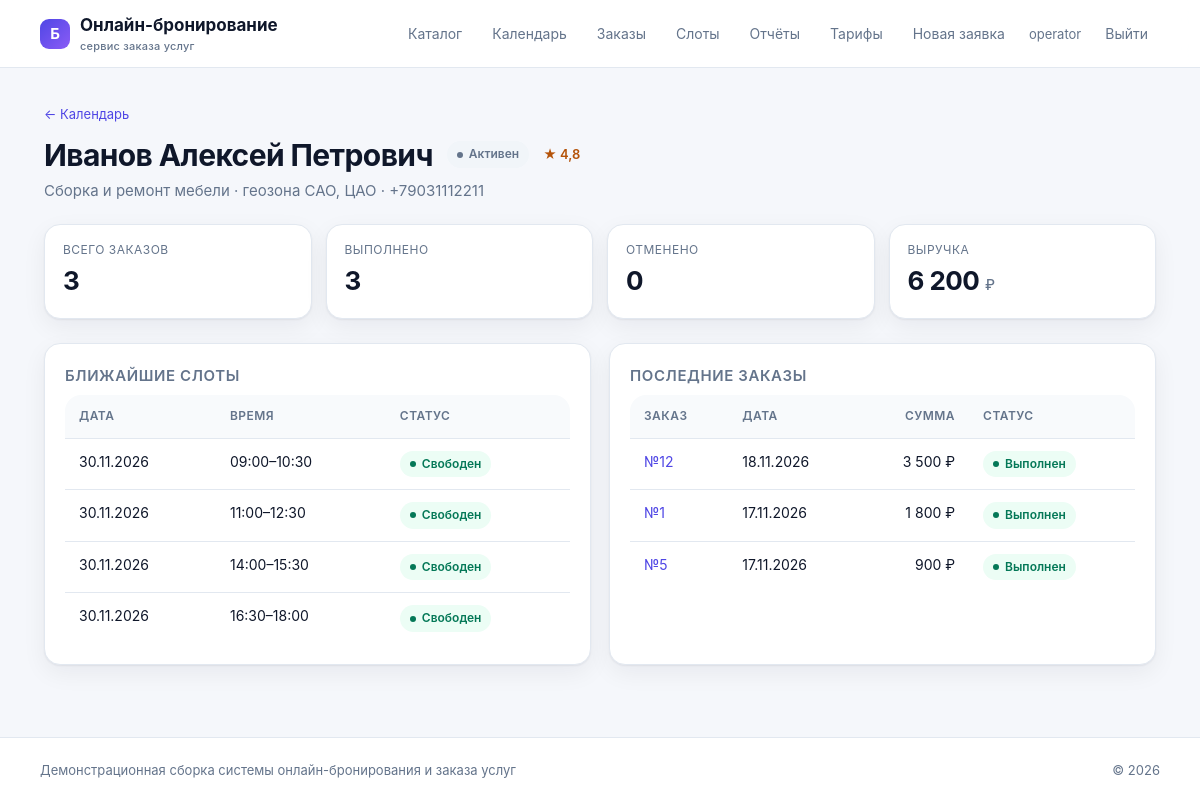
/operator/executors/1/ (signed in), run on the app's committed database.
### apps/booking/models.py (models this page shows, shortened)
class TimeStampedModel(models.Model):
    created_at = models.DateTimeField("Создано", auto_now_add=True)
    updated_at = models.DateTimeField("Изменено", auto_now=True)
    class Meta:
        abstract = True

class Executor(TimeStampedModel):
    class Status(models.TextChoices):
        ACTIVE = "active", "Активен"
        SUSPENDED = "suspended", "Приостановлен"
        BLOCKED = "blocked", "Заблокирован"
    full_name = models.CharField("ФИО", max_length=120)
    phone = models.CharField("Телефон", max_length=12)
    qualification = models.CharField("Квалификация", max_length=120)
    geo_zone = models.CharField("Геозона", max_length=120)
    rating = models.DecimalField("Рейтинг", max_digits=2, decimal_places=1, default=5.0,
                                 validators=[MinValueValidator(0), MaxValueValidator(5)])
    status = models.CharField("Статус", max_length=16, choices=Status.choices,
                              default=Status.ACTIVE)
    class Meta:
        db_table = "executors"
        verbose_name = "Исполнитель"
        verbose_name_plural = "Исполнители"

class Slot(TimeStampedModel):
    class Status(models.TextChoices):
        FREE = "free", "Свободен"
        BLOCKED = "blocked", "Заблокирован"
        BUSY = "busy", "Занят"
        CANCELLED = "cancelled", "Отменён"
    executor = models.ForeignKey(Executor, on_delete=models.CASCADE, related_name="slots",
                                 verbose_name="Исполнитель")
    date = models.DateField("Дата")
    time_from = models.TimeField("Начало")
    time_to = models.TimeField("Окончание")
    status = models.CharField("Статус", max_length=16, choices=Status.choices,
                              default=Status.FREE)
    blocked_until = models.DateTimeField("Блокировка до", null=True, blank=True)
    class Meta:
        db_table = "slots"
        ordering = ("date", "time_from")
        indexes = [models.Index(fields=["executor", "date"])]
        verbose_name = "Слот"
        verbose_name_plural = "Слоты"

class Order(TimeStampedModel):
    class Status(models.TextChoices):
        NEW = "new", "Новый"
        CONFIRMED = "confirmed", "Подтверждён"
        DONE = "done", "Выполнен"
        CANCELLED = "cancelled", "Отменён"
    client = models.ForeignKey(Client, on_delete=models.PROTECT, related_name="orders",
                               verbose_name="Клиент")
    executor = models.ForeignKey(Executor, on_delete=models.PROTECT, related_name="orders",
                                 verbose_name="Исполнитель")
    slot = models.ForeignKey(Slot, on_delete=models.PROTECT, related_name="orders",
                              verbose_name="Слот")
    status = models.CharField("Статус", max_length=16, choices=Status.choices,
                              default=Status.NEW)
    total_sum = models.DecimalField("Сумма", max_digits=10, decimal_places=2, default=0)
    payment_method = models.CharField("Способ оплаты", max_length=20, default="card")
    class Meta:
        db_table = "orders"
        ordering = ("-created_at",)
        indexes = [models.Index(fields=["status", "created_at"])]
        verbose_name = "Заказ"
        verbose_name_plural = "Заказы"

### apps/booking/views_console.py (the view)
# urls.py: path("operator/executors/<int:executor_id>/", views_console.executor_detail,
@login_required
def executor_detail(request, executor_id):
    executor = get_object_or_404(Executor, pk=executor_id)
    orders = (Order.objects.filter(executor=executor)
              .select_related("slot", "client").order_by("-created_at")[:15])
    slots = (Slot.objects.filter(executor=executor, date__gte=date.today())
             .order_by("date", "time_from")[:30])
    stats = Order.objects.filter(executor=executor).aggregate(
        done=Count("id", filter=Q(status=Order.Status.DONE)),
        revenue=Sum("total_sum", filter=Q(status=Order.Status.DONE)),
        cancelled=Count("id", filter=Q(status=Order.Status.CANCELLED)),
        total=Count("id"),
    )
    return render(request, "console/executor.html", {
        "executor": executor,
        "orders": orders,
        "slots": slots,
        "stats": stats,
    })

### apps/catalog/templatetags/formatting.py (called while the page is built)
@register.filter
def money(value):
    try:
        number = int(Decimal(str(value)).quantize(Decimal("1"), rounding=ROUND_HALF_UP))
    except (InvalidOperation, TypeError, ValueError):
        return value
    return f"{number:,}".replace(",", " ")

@register.filter
def rub(value):
    return f"{money(value)} ₽"

### templates/console/executor.html (shortened to what this page needs)
{% extends "base.html" %}
{% load formatting %}
{% block content %}
<p class="muted"><a href="/operator/">← Календарь</a></p>
<div class="order-head">
  <h1>{{ executor.full_name }}</h1>
  <span class="badge {{ executor.status }}">{{ executor.get_status_display }}</span>
  <span class="rating">★ {{ executor.rating }}</span>
</div>
<p class="lead">{{ executor.qualification }} · геозона {{ executor.geo_zone }} · {{ executor.phone }}</p>
<div class="kpi">
  <div class="card"><span class="caption">Всего заказов</span><span class="value">{{ stats.total|default:0 }}</span></div>
  <div class="card"><span class="caption">Выполнено</span><span class="value">{{ stats.done|default:0 }}</span></div>
  <div class="card"><span class="caption">Отменено</span><span class="value">{{ stats.cancelled|default:0 }}</span></div>
  <div class="card"><span class="caption">Выручка</span><span class="value">{{ stats.revenue|default:0|money }} <small>₽</small></span></div>
</div>
<div class="row">
  <section class="card">
    <h3>Ближайшие слоты</h3>
    <div class="table-wrap" style="box-shadow: none; border: 0;">
      <table>
        <thead><tr><th>Дата</th><th>Время</th><th>Статус</th></tr></thead>
        <tbody>
        {% for slot in slots %}
          <tr><td>{{ slot.date|date:"d.m.Y" }}</td>
            <td>{{ slot.time_from|time:"H:i" }}–{{ slot.time_to|time:"H:i" }}</td>
            <td><span class="badge {{ slot.status }}">{{ slot.get_status_display }}</span></td></tr>
        {% empty %}
          <tr><td colspan="3" class="table-empty">слотов нет</td></tr>
        {% endfor %}
        </tbody>
      </table>
    </div>
  </section>
  <section class="card">
    <h3>Последние заказы</h3>
    <div class="table-wrap" style="box-shadow: none; border: 0;">
      <table>
        <thead><tr><th>Заказ</th><th>Дата</th><th class="num">Сумма</th><th>Статус</th></tr></thead>
        <tbody>
        {% for order in orders %}
          <tr><td><a href="{% url 'operator_order' order.id %}">№{{ order.id }}</a></td>
            <td>{{ order.slot.date|date:"d.m.Y" }}</td>
            <td class="num">{{ order.total_sum|rub }}</td>
            <td><span class="badge {{ order.status }}">{{ order.get_status_display }}</span></td></tr>
        {% empty %}
          <tr><td colspan="4" class="table-empty">заказов нет</td></tr>
        {% endfor %}
        </tbody>
      </table>
    </div>
  </section>
</div>
{% endblock %}

### templates/base.html (shortened to what this page needs)
{% load static %}
<!DOCTYPE html>
<html lang="ru">
<head>
  <link rel="stylesheet" href="{% static 'css/app.css' %}">
</head>
<body>
<header class="topbar">
  <a class="brand" href="/">
    <span class="brand-mark">Б</span>
    <span>Онлайн-бронирование<small>сервис заказа услуг</small></span>
  </a>
  <nav class="menu">
    <a href="/" class="{% if request.path == '/' %}active{% endif %}">Каталог</a>
    {% if user.is_authenticated %}
      {% if user.is_staff %}
        <a href="/operator/" class="{% if request.path == '/operator/' %}active{% endif %}">Календарь</a>
        <a href="/operator/orders/" class="{% if '/operator/orders' in request.path %}active{% endif %}">Заказы</a>
        <a href="/operator/slots/">Слоты</a>
        <a href="/operator/report/">Отчёты</a>
        <a href="/operator/tariffs/">Тарифы</a>
        <a href="/operator/claim/">Новая заявка</a>
      {% else %}
        <a href="/account/" class="{% if '/account' in request.path %}active{% endif %}">Мои заказы</a>
        <a href="/account/notifications/">Уведомления</a>
      {% endif %}
      <span class="user">{{ user.get_username }}</span>
      <form method="post" action="/accounts/logout/" class="inline">{% csrf_token %}
        <button class="link" type="submit">Выйти</button>
      </form>
    {% else %}
      <a href="/accounts/login/" class="{% if '/login' in request.path %}active{% endif %}">Войти</a>
      <a class="btn small" href="/accounts/register/">Регистрация</a>
    {% endif %}
  </nav>
</header>
<main class="page">
  {% block content %}{% endblock %}
</main>
<footer class="footer">
  <span>Демонстрационная сборка системы онлайн-бронирования и заказа услуг</span>
  <span>© 2026</span>
</footer>
</body>
</html>

### static/css/app.css (style rules this page uses)
:root { --brand: #4f46e5; --brand-dark: #3730a3; --brand-soft: #eef2ff; --accent: #f97316; --ink: #0f172a; --muted: #64748b; --line: #e2e8f0; --bg: #f5f7fb; --surface: #ffffff; --ok: #059669; --ok-soft: #ecfdf5; --warn: #b45309; --warn-soft: #fffbeb; --bad: #dc2626; --bad-soft: #fef2f2; --radius: 16px; --radius-sm: 10px; --shadow: 0 1px 2px rgba(15, 23, 42, .06), 0 8px 24px rgba(15, 23, 42, .06); --shadow-lg: 0 20px 45px rgba(15, 23, 42, .12); }
* { box-sizing: border-box; }
html { -webkit-text-size-adjust: 100%; }
body { margin: 0; font-family: "Inter", "Segoe UI", Roboto, "Helvetica Neue", Arial, sans-serif; font-size: 15px; line-height: 1.55; color: var(--ink); background: var(--bg); min-height: 100vh; display: flex; flex-direction: column; }
a { color: var(--brand); text-decoration: none; }
h1 { font-size: clamp(22px, 3vw, 30px); line-height: 1.2; margin: 0 0 6px; letter-spacing: -.02em; }
h3 { font-size: 16px; margin: 0 0 8px; }
p { margin: 0 0 12px; }
.topbar { position: sticky; top: 0; z-index: 50; display: flex; align-items: center; justify-content: space-between; gap: 18px; padding: 12px clamp(16px, 4vw, 40px); background: rgba(255, 255, 255, .92); backdrop-filter: saturate(180%) blur(12px); border-bottom: 1px solid var(--line); }
.brand { display: flex; align-items: center; gap: 10px; font-weight: 700; color: var(--ink); font-size: 17px; }
.brand-mark { width: 30px; height: 30px; border-radius: 9px; background: linear-gradient(135deg, var(--brand), #8b5cf6); display: grid; place-items: center; color: #fff; font-size: 15px; font-weight: 700; }
.brand small { display: block; font-size: 11px; font-weight: 500; color: var(--muted); letter-spacing: .02em; }
.menu { display: flex; align-items: center; gap: 6px; }
.menu a, .menu button.link { padding: 8px 12px; border-radius: 9px; color: var(--muted); font-size: 14px; background: none; border: 0; cursor: pointer; font-family: inherit; }
.menu .user { font-size: 13px; color: var(--muted); padding: 0 6px; }
.inline { display: inline; margin: 0; }
.page { width: 100%; max-width: 1160px; margin: 0 auto; padding: clamp(18px, 3vw, 36px) clamp(14px, 4vw, 24px) 72px; flex: 1; }
.lead { color: var(--muted); margin: 0 0 22px; max-width: 720px; }
.card { background: var(--surface); border: 1px solid var(--line); border-radius: var(--radius); padding: 20px; box-shadow: var(--shadow); }
.card > h3 { font-size: 15px; color: var(--muted); font-weight: 600; text-transform: uppercase; letter-spacing: .04em; }
.row { display: grid; grid-template-columns: repeat(auto-fit, minmax(300px, 1fr)); gap: 18px; }
.rating { color: #b45309; font-size: 13px; font-weight: 600; }
.table-wrap { width: 100%; overflow-x: auto; border-radius: var(--radius); border: 1px solid var(--line); background: #fff; }
table { width: 100%; border-collapse: collapse; font-size: 14px; }
th, td { padding: 12px 14px; text-align: left; vertical-align: top; border-bottom: 1px solid var(--line); }
th { background: #f8fafc; font-size: 12px; font-weight: 600; color: var(--muted); text-transform: uppercase; letter-spacing: .04em; white-space: nowrap; }
tbody tr:last-child td { border-bottom: 0; }
td.num, th.num { text-align: right; white-space: nowrap; }
.badge { display: inline-flex; align-items: center; gap: 6px; padding: 4px 10px; border-radius: 999px; font-size: 12px; font-weight: 600; background: #f1f5f9; color: var(--muted); white-space: nowrap; }
.badge::before { content: ""; width: 6px; height: 6px; border-radius: 50%; background: currentColor; }
.badge.done { background: var(--ok-soft); color: #047857; }
.badge.free { background: var(--ok-soft); color: #047857; }
.order-head { display: flex; align-items: center; gap: 14px; flex-wrap: wrap; margin-bottom: 6px; }
.order-head h1 { margin: 0; }
.kpi { display: grid; grid-template-columns: repeat(auto-fit, minmax(170px, 1fr)); gap: 14px; margin-bottom: 24px; }
.kpi .card { padding: 16px 18px; display: grid; gap: 2px; }
.kpi .caption { color: var(--muted); font-size: 12px; text-transform: uppercase; letter-spacing: .04em; }
.kpi .value { font-size: 26px; font-weight: 700; letter-spacing: -.02em; }
.kpi .value small { font-size: 14px; font-weight: 500; color: var(--muted); }
.muted { color: var(--muted); font-size: 13px; }
.footer { padding: 22px clamp(16px, 4vw, 40px); color: var(--muted); font-size: 13px; border-top: 1px solid var(--line); background: #fff; display: flex; gap: 12px; justify-content: space-between; flex-wrap: wrap; }

### data on the page
Executor: full_name "Иванов Алексей Петрович", status "Активен", rating "4,8", qualification "Сборка и ремонт мебели", geo_zone "САО, ЦАО", phone "+79031112211"
Slot: date "30.11.2026", time_from "09:00", time_to "10:30", status "Свободен"
Slot: date "30.11.2026", time_from "11:00", time_to "12:30", status "Свободен"
Slot: date "30.11.2026", time_from "14:00", time_to "15:30", status "Свободен"
Slot: date "30.11.2026", time_from "16:30", time_to "18:00", status "Свободен"
Order: id "12", slot "18.11.2026", total_sum|rub "3 500 ₽", status "Выполнен"
Order: id "1", slot "17.11.2026", total_sum|rub "1 800 ₽", status "Выполнен"
Order: id "5", slot "17.11.2026", total_sum|rub "900 ₽", status "Выполнен"

### other printed values
{{ user.get_username }} "operator"
{{ stats.total|default:0 }} "3"
{{ stats.done|default:0 }} "3"
{{ stats.cancelled|default:0 }} "0"
{{ stats.revenue|default:0|money }} "6 200"
